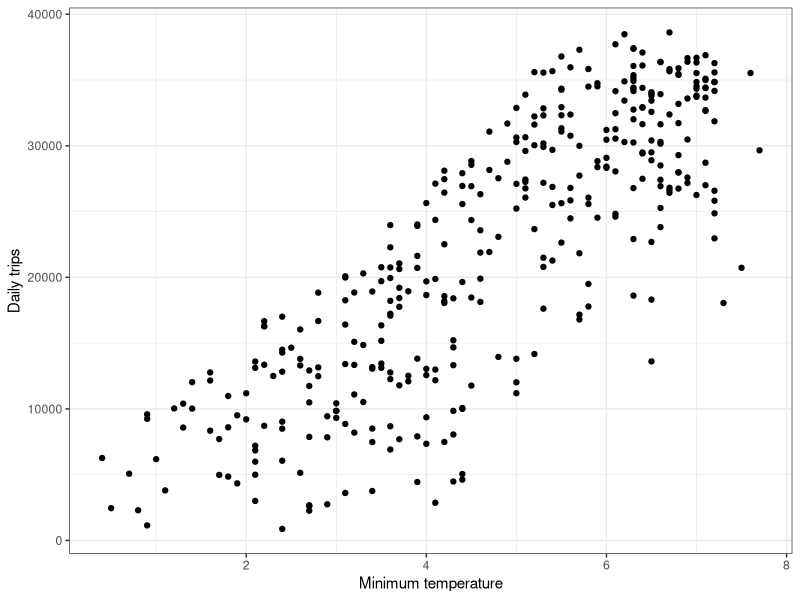
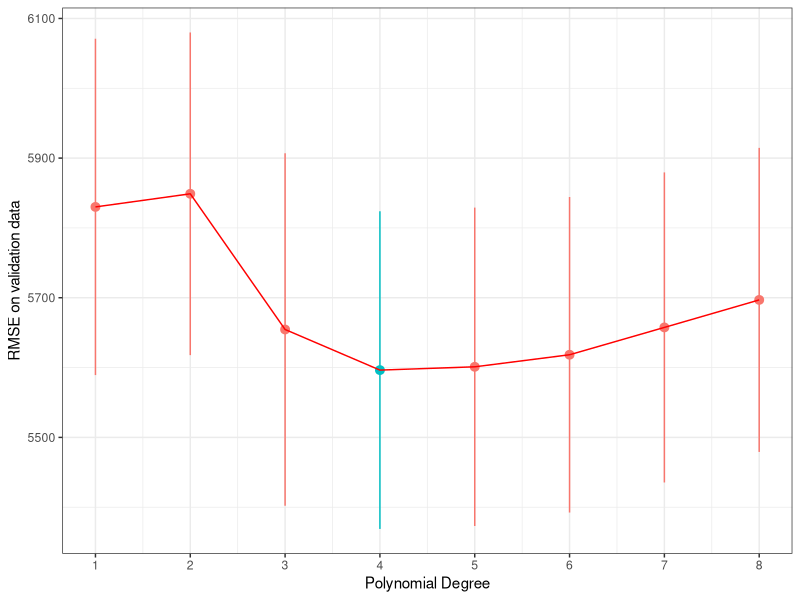
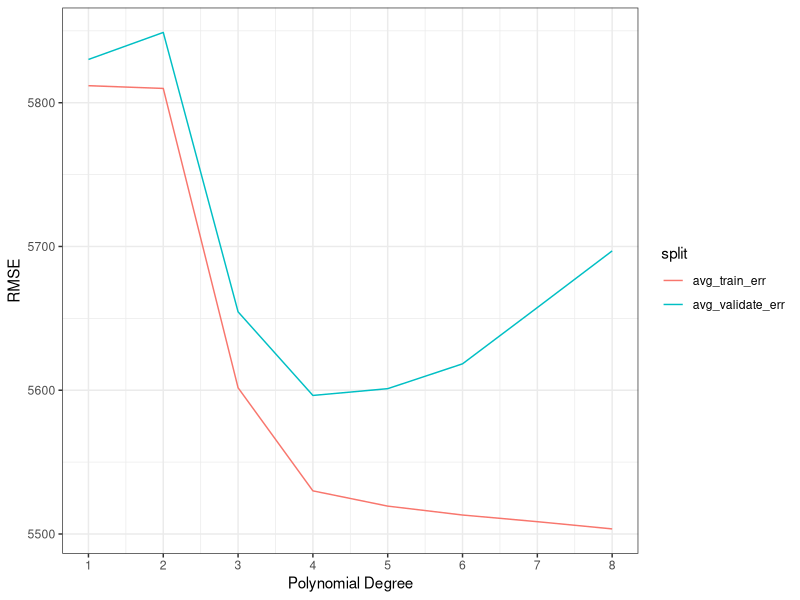
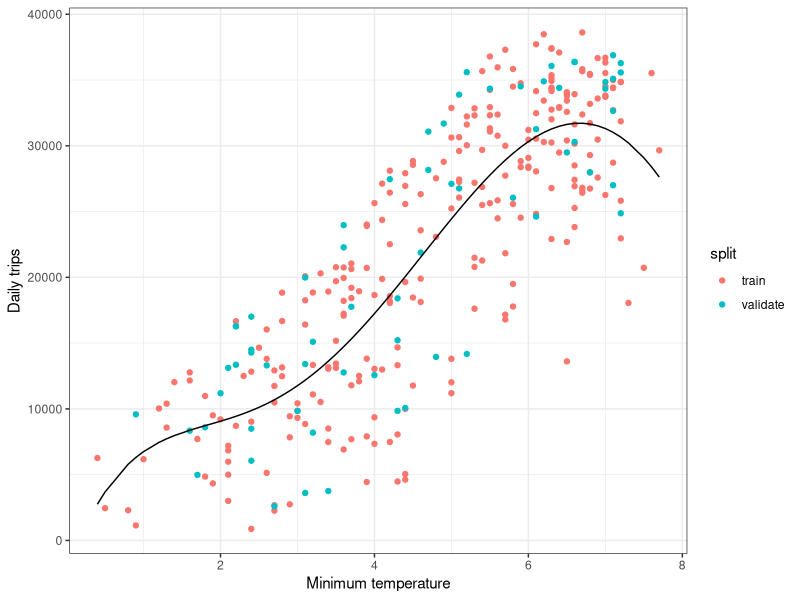
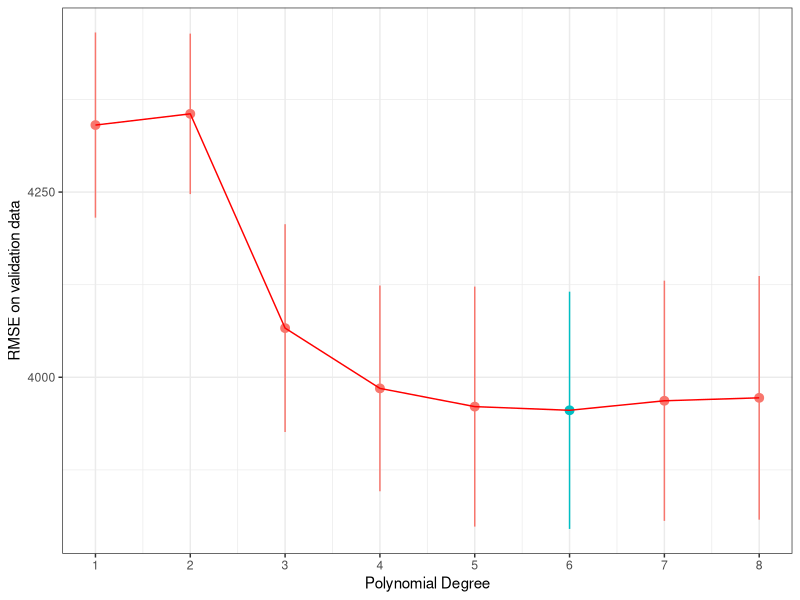
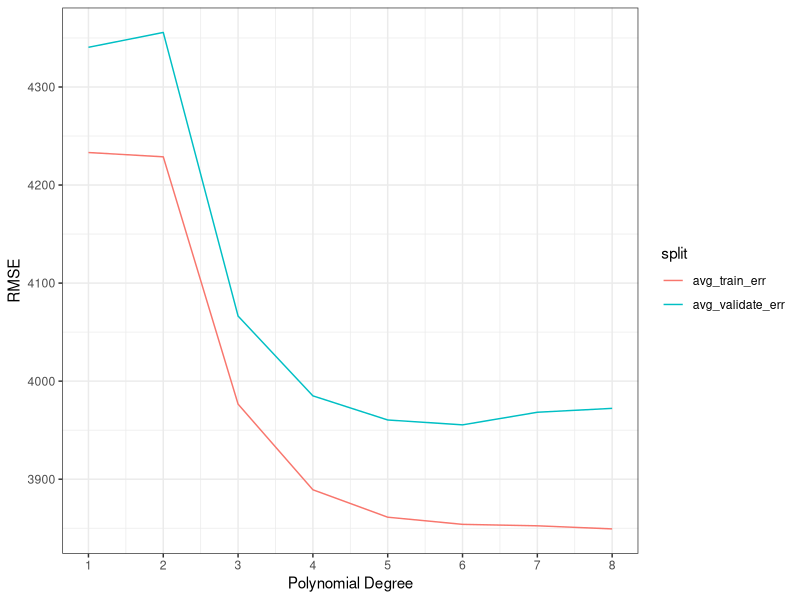
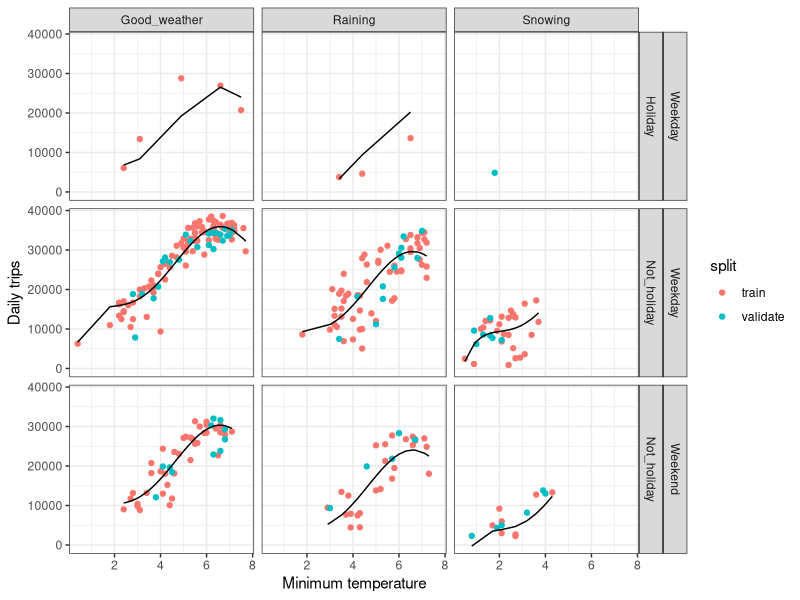
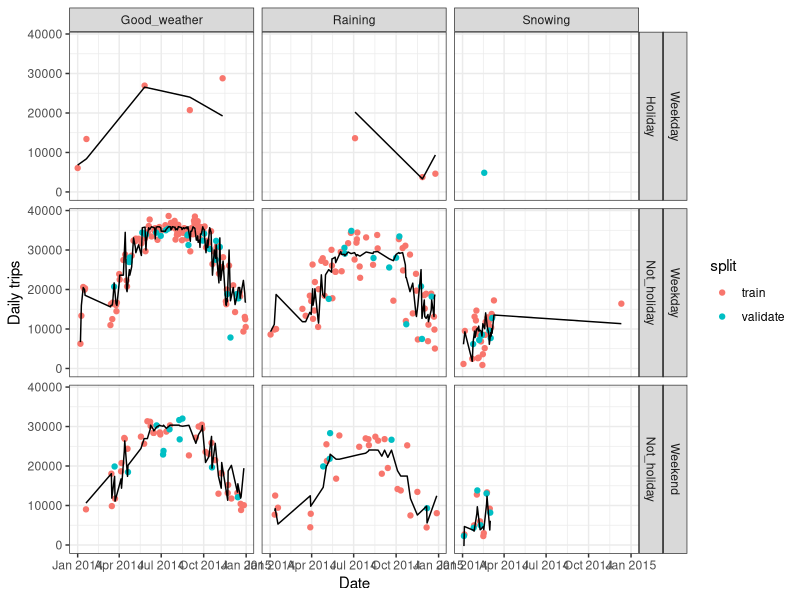

The R script that drew these images, in order:
## ---- chunk 1
library(tidyverse)
library(scales)

library(modelr)
options(na.action = na.warn)

library(broom)

theme_set(theme_bw())
options(repr.plot.width=4, repr.plot.height=3)
## ---- chunk 2
trips_per_day <- read_tsv('trips_per_day.tsv', show_col_types = FALSE)
## ---- chunk 3
ggplot(trips_per_day, aes(x = tmin, y = num_trips)) +
  geom_point() +
  xlab('Minimum temperature') +
  ylab('Daily trips') +
  scale_y_continuous()
## ---- chunk 4
set.seed(42)

num_days <- nrow(trips_per_day)
frac_trainval <- 0.9
num_trainval <- floor(num_days * frac_trainval)

# randomly sample rows for the training and validation set 
ndx <- sample(1:num_days, num_trainval, replace=F)

# used to fit the model
trips_per_day_trainval <- trips_per_day[ndx, ]

# used to evaluate the fit
trips_per_day_test <- trips_per_day[-ndx, ]
## ---- chunk 5
set.seed(42)
num_folds <- 5
num_days <- nrow(trips_per_day_trainval)

ndx <- sample(1:num_days, num_trainval, replace=F)

trips_per_day_trainval <- trips_per_day_trainval[ndx, ] %>%
  mutate(fold = (row_number() %% num_folds) + 1)

head(trips_per_day_trainval)

K <- 1:8
avg_validate_err <- c()
se_validate_err <- c()
avg_train_err <- c()
for (k in K) {

# do 5-fold cross-validation within each value of k
  validate_err <- c()
  train_err <- c()

  for (f in 1:num_folds) {
    # fit on the training data
    trips_per_day_train <- filter(trips_per_day_trainval, fold != f)
    model <- lm(num_trips ~ poly(tmin, k, raw = T), data= trips_per_day_train)



    # evaluate on the validation data
    trips_per_day_validate <- filter(trips_per_day_trainval, fold == f)
    validate_err[f] <- sqrt(mean((predict(model, trips_per_day_validate) - trips_per_day_validate$num_trips)^2))
    # evaluate on the training data
    train_err[f] <- sqrt(mean((predict(model, trips_per_day_train) - trips_per_day_train$num_trips)^2))
  }

# compute the average validation error across folds
# and the standard error on this estimate
  avg_validate_err[k] <- mean(validate_err)
  avg_train_err[k] <- mean(train_err)
  se_validate_err[k] <- sd(validate_err) / sqrt(num_folds)
 

}
# plot the validate error, highlighting the value of k with the lowest average error
plot_data <- data.frame(K, avg_validate_err, se_validate_err)
ggplot(plot_data, aes(x=K, y=avg_validate_err)) +
  geom_pointrange(aes(ymin=avg_validate_err - se_validate_err,
                      ymax=avg_validate_err + se_validate_err,
                      color=avg_validate_err == min(avg_validate_err))) +
  geom_line(color = "red") +
  scale_x_continuous(breaks=1:12) +
  theme(legend.position="none") +
  xlab('Polynomial Degree') +
  ylab('RMSE on validation data')

#ERRORS
plot_data <- data.frame(K, avg_train_err, avg_validate_err) %>%
  gather("split", "error", -K)

ggplot(plot_data, aes(x=K, y=error, color=split)) +
  geom_line() +
  scale_x_continuous(breaks=K) +
  xlab('Polynomial Degree') +
  ylab('RMSE')


#MODEL
model <- lm(num_trips ~ poly(tmin, 5, raw = T), data = trips_per_day_train)

trips_per_day_train <- trips_per_day_train %>%
  add_predictions(model) %>%
  mutate(split = "train")
trips_per_day_validate <- trips_per_day_validate %>%
  add_predictions(model) %>%
  mutate(split = "validate")
plot_data <- bind_rows(trips_per_day_train, trips_per_day_validate)

ggplot(plot_data, aes(x = tmin, y = num_trips)) +
  geom_point(aes(color = split)) +
  geom_line(aes(y = pred)) +
  xlab('Minimum temperature') +
  ylab('Daily trips') +
  scale_y_continuous()
## ---- chunk 6
library(lubridate)
holidays <- read.table(file = "holidays.csv", sep = ',', header = FALSE, col.names = c("row", "ymd", "holiday_name")) %>% select(ymd) %>% mutate(ymd = as.Date(ymd), is_holiday = "Holiday")
trips <- right_join(holidays, trips_per_day_trainval, "ymd") %>% 
  mutate(is_holiday= ifelse(is.na(is_holiday), "Not_holiday", is_holiday))%>%
  mutate(is_weekend = ifelse(wday(ymd, week_start = 1) > 5, "Weekend", "Weekday"))%>% 
  mutate(weather = ifelse(prcp > 0, "Raining", "Good_weather")) %>% 
  mutate(weather = ifelse(snwd > 0, "Snowing", weather))

View(trips)
## ---- chunk 7
trips_per_day_trainval <- trips
set.seed(42)
num_folds <- 5
num_days <- nrow(trips_per_day_trainval)

ndx <- sample(1:num_days, num_trainval, replace=F)

trips_per_day_trainval <- trips_per_day_trainval[ndx, ] %>%
  mutate(fold = (row_number() %% num_folds) + 1)

head(trips_per_day_trainval)

K <- 1:8
avg_validate_err <- c()
se_validate_err <- c()
avg_train_err <- c()
for (k in K) {

# do 5-fold cross-validation within each value of k
  validate_err <- c()
  train_err <- c()

  for (f in 1:num_folds) {
    # fit on the training data
    trips_per_day_train <- filter(trips_per_day_trainval, fold != f)
    model <- lm(num_trips ~ poly(tmin, k, raw = T) + is_weekend + is_holiday +  weather, data= trips_per_day_train)



    # evaluate on the validation data
    trips_per_day_validate <- filter(trips_per_day_trainval, fold == f)
    validate_err[f] <- sqrt(mean((predict(model, trips_per_day_validate) - trips_per_day_validate$num_trips)^2))
    # evaluate on the training data
    train_err[f] <- sqrt(mean((predict(model, trips_per_day_train) - trips_per_day_train$num_trips)^2))
  }

# compute the average validation error across folds
# and the standard error on this estimate
  avg_validate_err[k] <- mean(validate_err)
  avg_train_err[k] <- mean(train_err)
  se_validate_err[k] <- sd(validate_err) / sqrt(num_folds)
 

}
# plot the validate error, highlighting the value of k with the lowest average error
plot_data <- data.frame(K, avg_validate_err, se_validate_err)
ggplot(plot_data, aes(x=K, y=avg_validate_err)) +
  geom_pointrange(aes(ymin=avg_validate_err - se_validate_err,
                      ymax=avg_validate_err + se_validate_err,
                      color=avg_validate_err == min(avg_validate_err))) +
  geom_line(color = "red") +
  scale_x_continuous(breaks=1:12) +
  theme(legend.position="none") +
  xlab('Polynomial Degree') +
  ylab('RMSE on validation data')

#ERRORS
plot_data <- data.frame(K, avg_train_err, avg_validate_err) %>%
  gather("split", "error", -K)

ggplot(plot_data, aes(x=K, y=error, color=split)) +
  geom_line() +
  scale_x_continuous(breaks=K) +
  xlab('Polynomial Degree') +
  ylab('RMSE')


#MODEL
model <- lm(num_trips ~ poly(tmin, 5, raw = T) + is_weekend + is_holiday + weather, data = trips_per_day_train)

trips_per_day_train <- trips_per_day_train %>%
  add_predictions(model) %>%
  mutate(split = "train")
trips_per_day_validate <- trips_per_day_validate %>%
  add_predictions(model) %>%
  mutate(split = "validate")
plot_data <- bind_rows(trips_per_day_train, trips_per_day_validate)


ggplot(plot_data, aes(x = tmin, y = num_trips)) +
  geom_point(aes(color = split)) +
  geom_line(aes(y = pred)) +
  xlab('Minimum temperature') +
  ylab('Daily trips') +
  scale_y_continuous() +
  facet_grid(is_weekend ~ is_holiday ~ weather) 


## ---- chunk 8
#MODEL
ggplot(plot_data, aes(x = ymd, y = num_trips)) +
  geom_point(aes(color = split)) +
  geom_line(aes(y = pred)) +
  xlab('Date') +
  ylab('Daily trips') +
  scale_y_continuous() +
  facet_grid(is_weekend ~ is_holiday ~ weather) 


ggplot(plot_data, aes(x = pred, y = num_trips)) +
  geom_point(aes(color = ymd)) +
  xlab('Prediction') +
  ylab('Actual Trips') +
  scale_y_continuous() 


